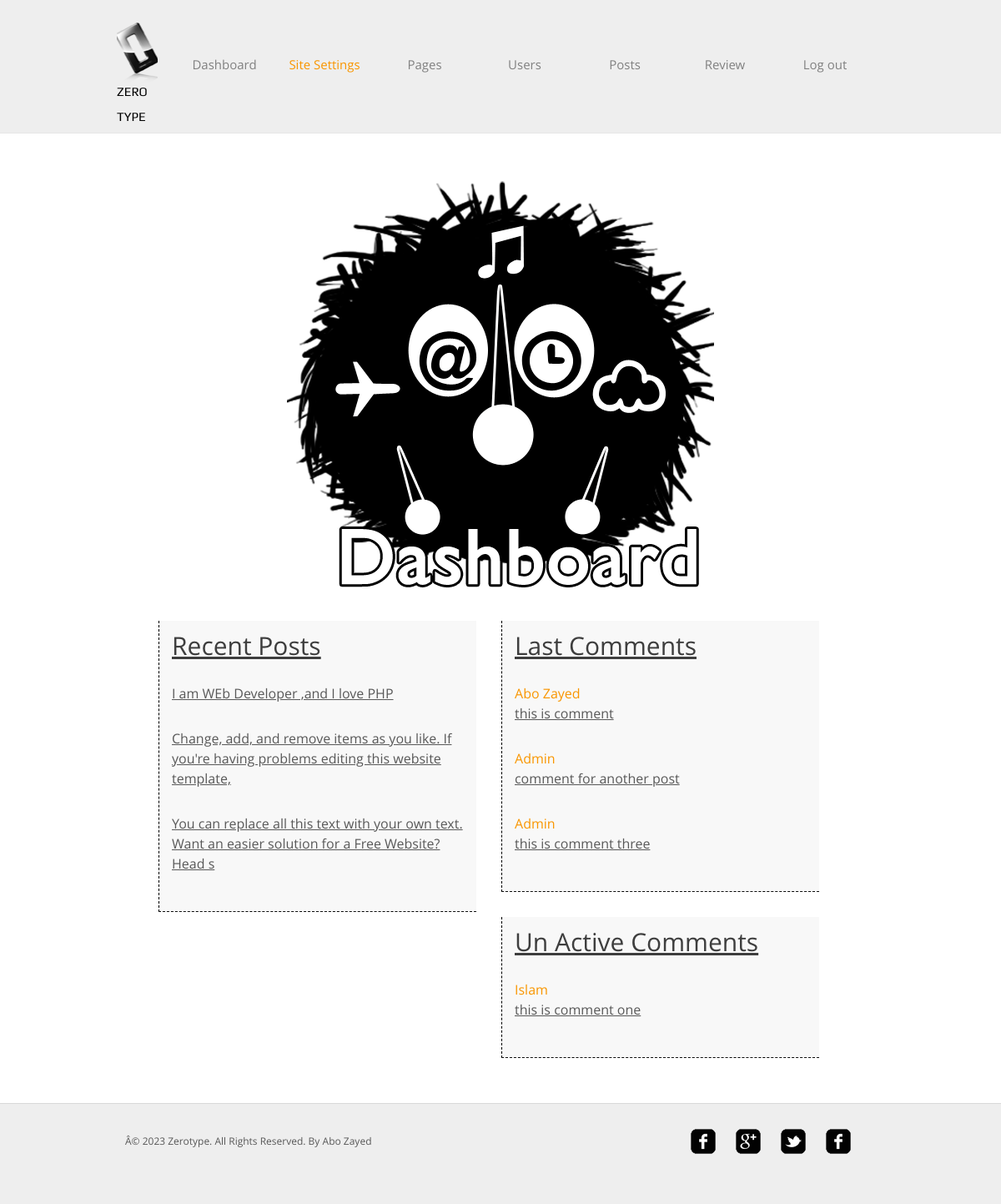
The app's page /admincp/index.php (signed in) with its own data.
### tables this page shows
CREATE TABLE IF NOT EXISTS `siteimage` (
  `id` int(11) NOT NULL AUTO_INCREMENT,
  `img_type` varchar(50) NOT NULL,
  `img_name` varchar(50) NOT NULL,
  `img_path` varchar(100) NOT NULL,
  `img_width` int(11) NOT NULL,
  `img_height` int(11) NOT NULL,
  PRIMARY KEY (`id`)
);

CREATE TABLE IF NOT EXISTS `sitepost` (
  `id` int(11) NOT NULL AUTO_INCREMENT,
  `post_title` varchar(150) DEFAULT NULL,
  `post_author` varchar(50) DEFAULT NULL,
  `post_content` text NOT NULL,
  `post_desc` varchar(255) DEFAULT NULL,
  `post_photo` varchar(100) DEFAULT NULL,
  `post_type` varchar(50) NOT NULL,
  `post_date_d` int(11) DEFAULT NULL,
  `post_date_y` int(11) DEFAULT NULL,
  PRIMARY KEY (`id`)
);

CREATE TABLE IF NOT EXISTS `comments` (
  `id` int(11) NOT NULL AUTO_INCREMENT,
  `author` varchar(100) NOT NULL,
  `comm_email` varchar(100) NOT NULL,
  `comm_content` text NOT NULL,
  `comm_site` varchar(255) DEFAULT NULL,
  `post_id` int(11) NOT NULL,
  `comm_active` tinyint(6) NOT NULL,
  PRIMARY KEY (`id`)
);

CREATE TABLE IF NOT EXISTS `sitedesc` (
  `id` int(11) NOT NULL AUTO_INCREMENT,
  `status` smallint(2) NOT NULL,
  `title` varchar(100) NOT NULL,
  `author` varchar(100) NOT NULL,
  `desc` text NOT NULL,
  `keywords` varchar(255) NOT NULL,
  `copyright` varchar(255) NOT NULL,
  `phone` int(11) NOT NULL,
  `email` varchar(150) NOT NULL,
  `address` varchar(255) NOT NULL,
  PRIMARY KEY (`id`)
);

### mangeDesc.php (called while the page is built, shortened)
<?php
$getData = "SELECT * FROM siteDesc ORDER BY id";
$getDataQuery = mysql_query($getData);
$getRow       = mysql_fetch_array($getDataQuery);
$facebookUrl = "SELECT facebook FROM siteurl ORDER BY id";
$facebookData = mysql_query($facebookUrl) or die(mysql_error());
$facebook = mysql_fetch_array($facebookData);
$twitterUrl = "SELECT twitter FROM siteurl ORDER BY id";
$twitterData = mysql_query($twitterUrl) or die(mysql_error());
$twitter = mysql_fetch_array($twitterData);
$googleUrl = "SELECT google FROM siteurl ORDER BY id";
$googleData = mysql_query($googleUrl) or die(mysql_error());
$google = mysql_fetch_array($googleData);
$youtubeUrl = "SELECT youtube FROM siteurl ORDER BY id";
$youtubeData = mysql_query($youtubeUrl) or die(mysql_error());
$youtube = mysql_fetch_array($youtubeData);
$getLogo = "SELECT * FROM siteimage WHERE img_type='logo'";
$getLogoQuery = mysql_query($getLogo);
$getLogoRow       = mysql_fetch_array($getLogoQuery);

### admincp/index.php (the view, shortened to what this page needs)
<?php include_once 'includes/header.php';
?>
</div></div>
        <div id="contents">
            <div class="slider">
            </div>
<?php
    echo "<div class='post_page_block'>
        <h2>Recent Posts</h2>
        ";
$getPost = "SELECT * FROM sitepost ORDER BY id DESC LIMIT 4";
$getPostQuery = mysql_query($getPost);
while ($getPostRow       = mysql_fetch_array($getPostQuery)){
   echo '<p><a href="../post.php?post_id='.$getPostRow["id"].'">
    '.substr($getPostRow["post_content"],0,100).'
</a></p>' ;
}
echo '
</div>
';
    echo '
<div class="post_page_block">
        <h2>Last Comments</h2>
';
$getCommData = "SELECT * FROM comments WHERE comm_active=1 ORDER BY id DESC LIMIT 7";
$getCommDataQuery = mysql_query($getCommData) or die(mysql_error());
while ($getCommDatarow       = mysql_fetch_array($getCommDataQuery)){
   echo '<p><span>'.$getCommDatarow["author"].'</span><br /><a href="posts.php?comm_id='.$getCommDatarow["id"].'">
    '.substr($getCommDatarow["comm_content"],0,100).'
</a></p>' ;
}
echo '
</div>
';
    echo '
<div class="post_page_block">
        <h2>Un Active Comments</h2>
';
$getCommData = "SELECT * FROM comments WHERE comm_active=0 ORDER BY id DESC LIMIT 7";
$getCommDataQuery = mysql_query($getCommData) or die(mysql_error());
while ($getCommDatarow       = mysql_fetch_array($getCommDataQuery)){
   echo '<p><span>'.$getCommDatarow["author"].'</span><br /><a href="posts.php?comm_id='.$getCommDatarow["id"].'">
    '.substr($getCommDatarow["comm_content"],0,100).'
</a></p>' ;
}
echo '
</div>
';
?>
        </div>
	<?php include_once 'includes/footer.php'; ?>

### admincp/includes/header.php (shortened to what this page needs)
<?php
if(isset($_COOKIE['user'] )&& $_COOKIE['user'] != ''){
?>
<?php include_once '../mangeDesc.php'; ?>
<!DOCTYPE HTML>
<html>
<head>
	<link rel="stylesheet" href="../css/style.css" type="text/css">
        <link rel="stylesheet" href="css/adminStyle.css" type="text/css">
</head>
<body>
	<div id="header">
		<div>
			<div class="logo">
                            <a href="index.php"  <?php echo 'style="background: url('.$getLogoRow['img_path'].') no-repeat center top; height: '.$getLogoRow['img_height'].'px; width: '.$getLogoRow['img_width'].'px;"'; ?> >Zero Type</a>
			</div>
			<ul id="admin_navigation">
				<li>
					<a href="index.php">Dashboard</a>
				</li>
                                <li class="active">
					<a href="settings.php">Site Settings</a>
				</li>
				<li>
					<a href="pages.php">Pages</a>
				</li>
				<li>
					<a href="users.php">Users</a>
				</li>
				<li>
					<a href="posts.php">Posts</a>
				</li>
                                <li>
                                    <a href="../index.php" target="_blank">Review </a>
				</li>
                                <li>
                                    <a href="logout.php" target="_blank">Log out </a>
				</li>
			</ul>
            <?php
            }  else {
    header("Location: login.php");
}
            ?>

### admincp/includes/footer.php (shortened to what this page needs)
<div id="footer">
    <?php include_once '../mangeDesc.php'; ?>
		<div class="clearfix">
			<div id="connect">
				<a href="<?php echo $facebook['facebook']; ?>" target="_blank" class="facebook"></a>
                                <a href="<?php echo $google['google']; ?>" target="_blank" class="google"></a>
                                <a href="<?php echo $twitter['twitter']; ?>" target="_blank" class="twitter"></a>
                                <a href="<?php echo $youtube['youtube']; ?>" target="_blank" class="youtube"></a>
			</div>
			<p>
				<?php  echo $getRow['copyright']; ?>
			</p>
		</div>
	</div>
</body>
</html>

### css/style.css (style rules this page uses)
body { background-color: #fff; font-family: 'OpenSans'; margin: 0; }
.clearfix:after, #contents:after { clear:both; content:""; display:block; height:1%; line-height:0; visibility:hidden; }
#header { background-color: #eee; border-bottom: 1px solid #e6e6e6; padding: 27px 0; }
#header > div, #footer > div { width: 920px; margin: 0 auto; padding: 0 20px; }
#header .logo { float: left; margin-right: 20px; }
#header .logo a { color: #000; display: block; font: 15px/30px 'Play'; height: 20px; width: 76px; padding-top: 68px; text-decoration: none; text-transform: uppercase; }
#contents { min-height: 510px; width: 880px; margin: 0 auto; padding: 54px 40px; }
h2 { color: #2c2c2c; font-size: 24px; font-weight: normal; line-height: 24px; margin: 0 0 12px; }
p { color: #585858; font-size: 16px; line-height: 24px; margin: 0 0 30px; }
p a { color: #585858; }
#footer { background-color: #eee; border-top: 1px solid #d8d8d8; padding: 30px 0; }
#footer p { font-size: 12px; line-height: 30px; padding-left: 10px; }
#connect { float: right; display: inline-block; margin-right: 30px; }
#connect a { background: url(../images/icons.png) no-repeat; display: inline-block; height: 30px; width: 30px; margin: 0 10px; }
#connect a.google { background-position: 0 -40px; }
#connect a.twitter { background-position: 0 -80px; }

### admincp/css/adminStyle.css (style rules this page uses)
div.slider { width: 100%; height: 500px; background-image: url('../images/dashboard.png'); background-repeat: no-repeat; background-position: center; }
#admin_navigation { display: inline-block; list-style: none; line-height: 100px; margin: 0; padding: 0; }
#admin_navigation li { float: left; width: 120px; text-align: center; }
#admin_navigation li a { color: #818181; font-size: 15px; line-height: 30px; text-decoration: none; }
#admin_navigation li.active a { color: #f99600; }
.post_page_block { float: left; width: 350px; margin-top: 30px; margin-left: 30px; background-color: #f8f8f8; padding: 15px; text-align: center; border-bottom: 1px #000 dashed; border-left: 1px #000 dashed; }
.post_page_block h2 { color: #3e3e3e; font-size: 30px; font-weight: normal; line-height: 30px; margin: 0 0 30px; float: left; text-decoration: underline; }
.post_page_block p { clear: both; text-align: left; cursor: pointer; }
.post_page_block p span { color: #f99600; }
h2 { margin-top: 30px; }

### records on screen
siteimage: img_path (picture)
sitepost: post_content "I am WEb Developer ,and I love PHP"
sitepost: post_content "Change, add, and remove items as you like. If you're having problems editing this website template,"
sitepost: post_content "You can replace all this text with your own text. Want an easier solution for a Free Website? Head s"
comments: author "Abo Zayed", comm_content "this is comment"
comments: author "Admin", comm_content "comment for another post"
comments: author "Admin", comm_content "this is comment three"
comments: author "Islam", comm_content "this is comment one"
sitedesc: copyright "Â© 2023 Zerotype. All Rights Reserved. By Abo Zayed"
